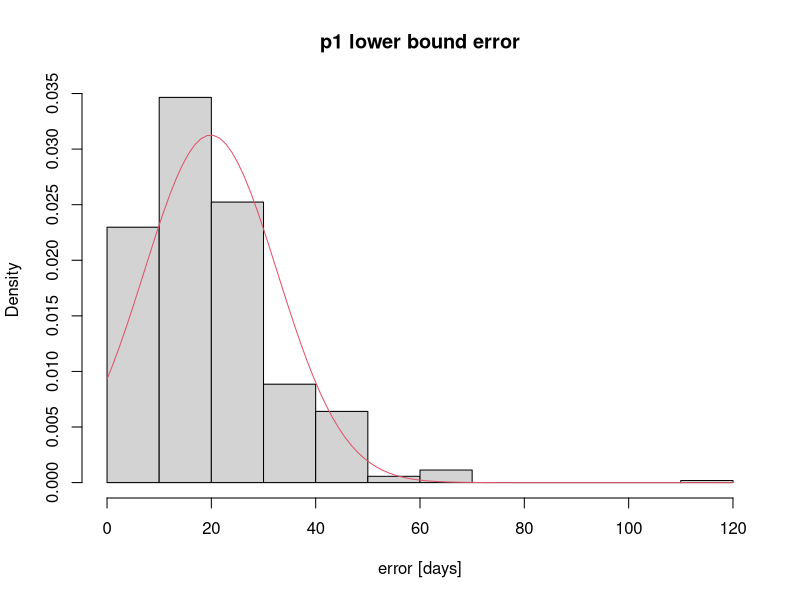
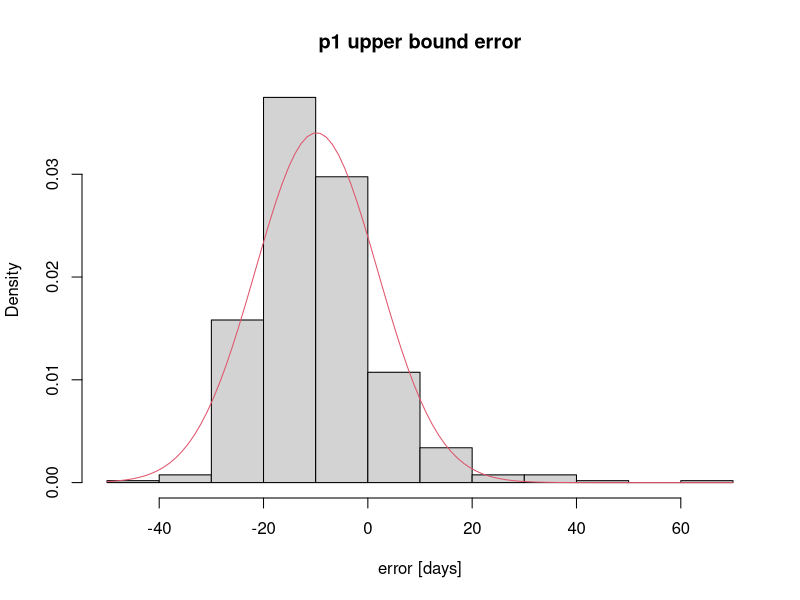
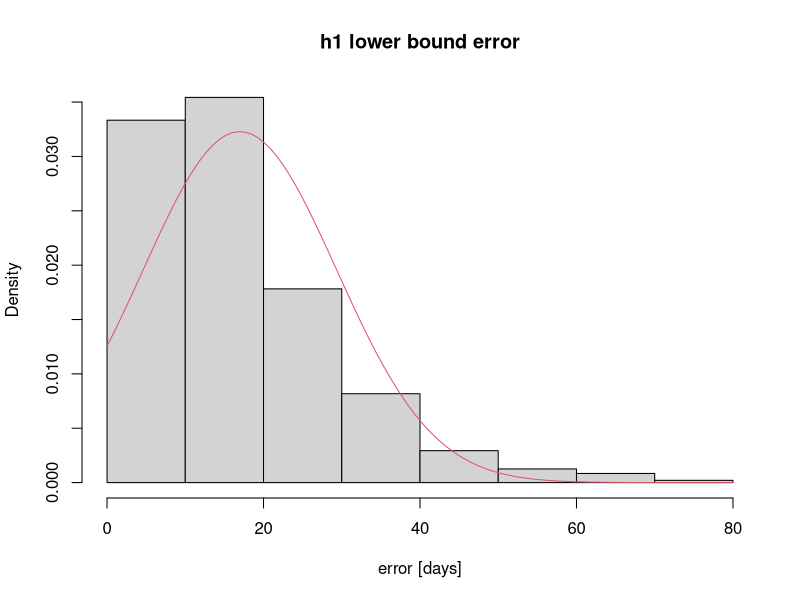
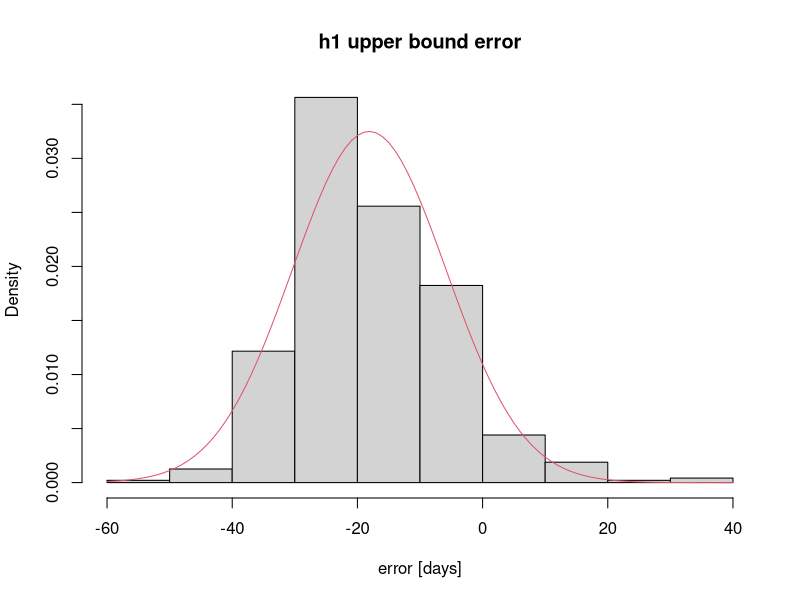
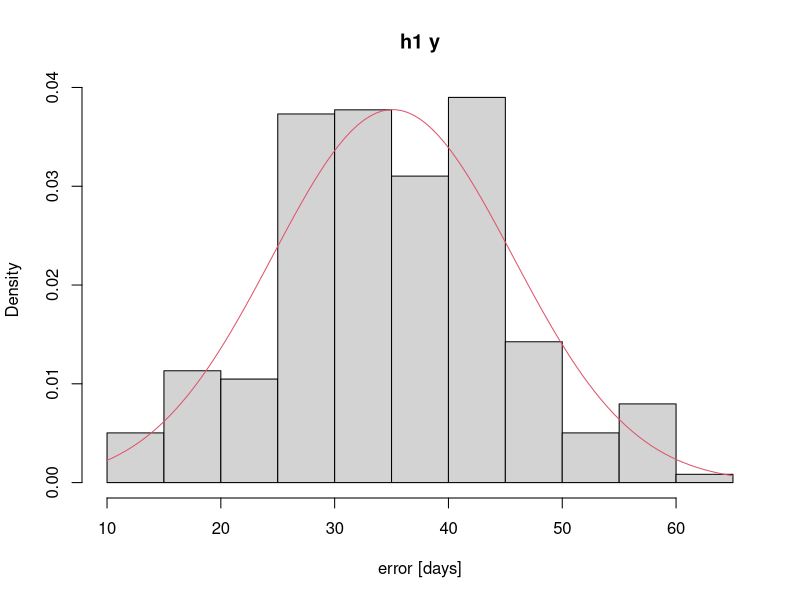
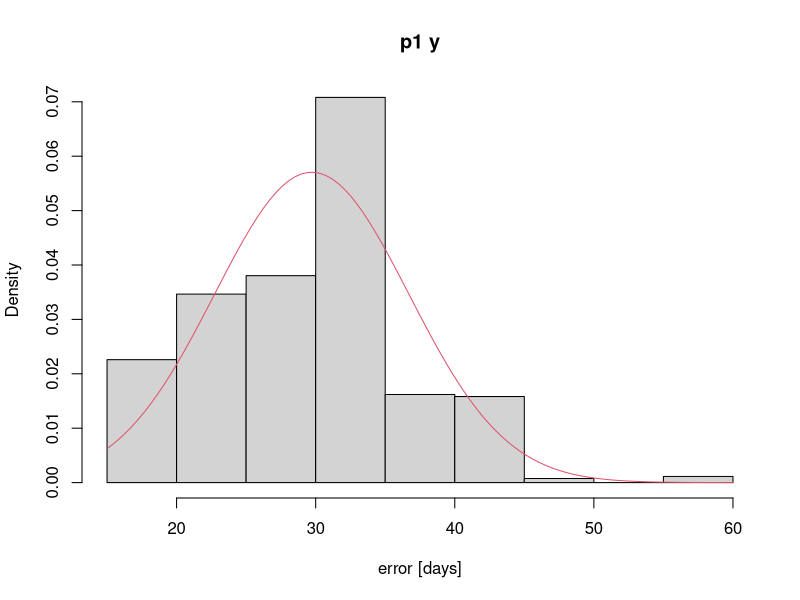
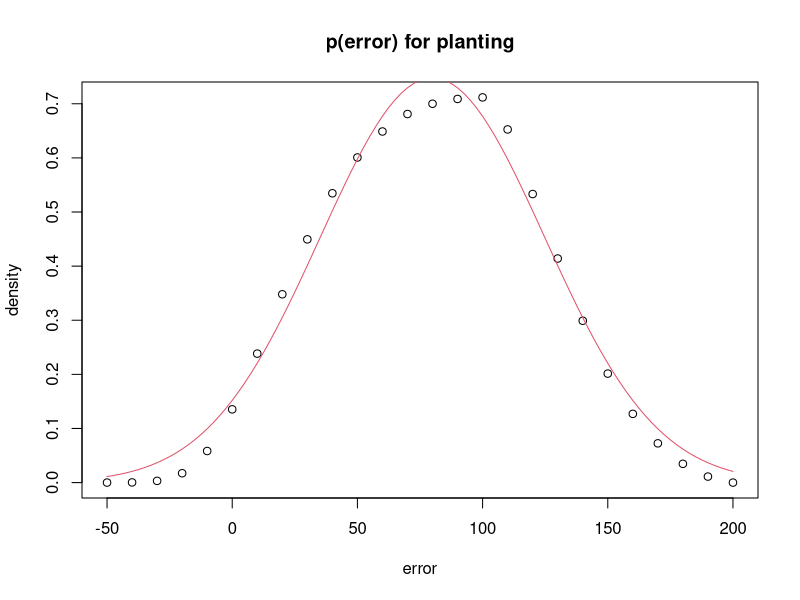
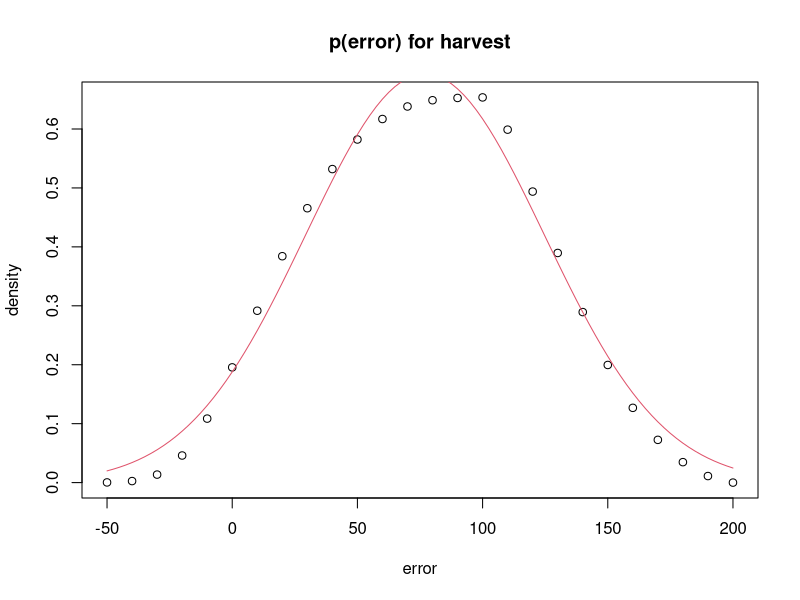

These figures' R source, in order:
## ---- chunk 1

library(MASS)

p1_errors <- read.csv('p1_error_toBootstrap.csv')
h1_errors <- read.csv('h1_error_toBootstrap.csv')

p1_y <- p1_errors$p1_lowerBoundError - p1_errors$p1_upperBoundError
h1_y <- h1_errors$h1_lowerBoundError - h1_errors$h1_upperBoundError

# fit to normal distribution and plot
fit_p1_lowerBound <- fitdistr(p1_errors$p1_lowerBoundError, "normal")
para_p1_lowerBound <- fit_p1_lowerBound$estimate
hist(p1_errors$p1_lowerBoundError, prob = TRUE, main = "p1 lower bound error", xlab = 'error [days]')
curve(dnorm(x, para_p1_lowerBound[1], para_p1_lowerBound[2]), col = 2, add = TRUE)

fit_p1_upperBound <- fitdistr(p1_errors$p1_upperBoundError, "normal")
para_p1_upperBound <- fit_p1_upperBound$estimate
hist(p1_errors$p1_upperBoundError, prob = TRUE, main = "p1 upper bound error", xlab = 'error [days]')
curve(dnorm(x, para_p1_upperBound[1], para_p1_upperBound[2]), col = 2, add = TRUE)

fit_h1_lowerBound <- fitdistr(h1_errors$h1_lowerBoundError, "normal")
para_h1_lowerBound <- fit_h1_lowerBound$estimate
hist(h1_errors$h1_lowerBoundError, prob = TRUE, main = "h1 lower bound error", xlab = 'error [days]')
curve(dnorm(x, para_h1_lowerBound[1], para_h1_lowerBound[2]), col = 2, add = TRUE)

fit_h1_upperBound <- fitdistr(h1_errors$h1_upperBoundError, "normal")
para_h1_upperBound <- fit_h1_upperBound$estimate
hist(h1_errors$h1_upperBoundError, prob = TRUE, main = "h1 upper bound error", xlab = 'error [days]')
curve(dnorm(x, para_h1_upperBound[1], para_h1_upperBound[2]), col = 2, add = TRUE)

fit_h1_y <- fitdistr(h1_y, "normal")
para_h1_y <- fit_h1_y$estimate
hist(h1_y, prob = TRUE, main = "h1 y", xlab = 'error [days]')
curve(dnorm(x, para_h1_y[1], para_h1_y[2]), col = 2, add = TRUE)

fit_p1_y <- fitdistr(p1_y, "normal")
para_p1_y <- fit_p1_y$estimate
hist(p1_y, prob = TRUE, main = "p1 y", xlab = 'error [days]')
curve(dnorm(x, para_p1_y[1], para_p1_y[2]), col = 2, add = TRUE)

## ---- chunk 2
library(fBasics) # for Heaviside fcn
library(dplyr)

# vectors of a and y over which to integrate, and vector of x over which to calculate p(x)
as <- seq(-100, 100, 10)
bs <- seq(-100, 100, 10)
ys <- seq(0.1, 100, 10)
xs <- seq(-50, 200, 10)

# given value of a (upper bound), find p(a)
p_a <- function(a, plant_or_harv) {
  
  if (plant_or_harv == 'plant') {
    fitted_mean <- para_p1_upperBound[1]
    fitted_sd <- para_p1_upperBound[2]
  }
  
  else if (plant_or_harv == 'harvest') {
    fitted_mean <- para_h1_upperBound[1]
    fitted_sd <- para_h1_upperBound[2]
  }
  return(pnorm(a, mean = fitted_mean, sd = fitted_sd))
}

# given value of b (lower bound), find p(b)
p_b <- function(b, plant_or_harv) {
  
  if (plant_or_harv == 'plant') {
    fitted_mean <- para_p1_lowerBound[1]
    fitted_sd <- para_p1_lowerBound[2]
  }
  
  else if (plant_or_harv == 'harvest') {
    fitted_mean <- para_h1_lowerBound[1]
    fitted_sd <- para_h1_lowerBound[2]
  }
  return(pnorm(b, mean = fitted_mean, sd = fitted_sd))
}

# given value of y (b - a or lower bound - upper bound), find p(y)
p_y <- function(y, plant_or_harv) {
  
  if (plant_or_harv == 'plant') {
    fitted_mean <- para_p1_y[1]
    fitted_sd <- para_p1_y[2]
  }
  
  else if (plant_or_harv == 'harvest') {
    fitted_mean <- para_h1_y[1]
    fitted_sd <- para_h1_y[2]
  }
  return(pnorm(y, mean = fitted_mean, sd = fitted_sd))
}

# given value of x, return the value of the double integral
calc_integral <- function(x, plant_or_harv, as, ys) {
  
  # initialize matrix to hold the argument of the integrals
  num_as <- length(as)
  num_ys <- length(ys)
  result_matrix <- matrix(nrow = num_as, ncol = num_ys)
  
  for (a_index in 1:num_as) {
    for (y_index in 1:num_ys) {
      
      a <- as[a_index]
      y <- ys[y_index]
      
      prob_a <- p_a(a, plant_or_harv)
      prob_y <- p_y(y, plant_or_harv)
      
      H_a <- Heaviside(x, a = a)
      H_b <- Heaviside(x, a = (y + a))
      result <- prob_a*prob_y*(H_a - H_b)/y
      
      result_matrix[a_index, y_index] <- result
      
    }
  }
  
  return(sum(result_matrix))
}

# given value of x, return the value of the double integral. DOESN'T GIVE A RESULT THAT'S FITTABLE WITH NLS()
calc_integral_2 <- function(x, plant_or_harv, as, bs) {
  
  # initialize matrix to hold the argument of the integrals
  num_as <- length(as)
  num_bs <- length(bs)
  result_matrix <- matrix(nrow = num_as, ncol = num_bs)
  
  for (a_index in 1:num_as) {
    for (b_index in 1:num_bs) {
      
      a <- as[a_index]
      b <- bs[b_index]
      
      prob_a <- p_a(a, plant_or_harv)
      prob_b <- p_b(b, plant_or_harv)
      
      H_a <- Heaviside(x, a = a)
      H_b <- Heaviside(x, a = b)
      result <- prob_a*prob_b*(H_a - H_b)/(b - a)
      
      result_matrix[a_index, b_index] <- result
      
    }
  }
  
  return(sum(result_matrix))
}

# calculate p(x) - use either calc_integral or calc_integral_2
#prob_x_plant <- sapply(xs, calc_integral_2, plant_or_harv = 'plant', as = as, bs = bs)
#prob_x_harv <- sapply(xs, calc_integral_2, plant_or_harv = 'harvest', as = as, bs = bs)

prob_x_plant <- sapply(xs, calc_integral, plant_or_harv = 'plant', as = as, ys = ys)
prob_x_harv <- sapply(xs, calc_integral, plant_or_harv = 'harvest', as = as, ys = ys)


# fit p(x) to its own distribution (mean and sd) using nls()


plant_error_data <- data.frame(error=xs, density=prob_x_plant)
res <- nls( density ~ k*exp(-1/2*(error-mu)^2/sigma^2), start=c(mu=60,sigma=30,k=1) , data = plant_error_data,  control = nls.control(maxiter = 500))
plant_error_params <- summary(res)$parameters[,"Estimate"]
plant_error_mean <- plant_error_params[1]
plant_error_sd <- plant_error_params[2]
plant_error_scale <- plant_error_params[3]
plot(xs, prob_x_plant, main = 'p(error) for planting', xlab = 'error', ylab = 'density')
plot(function(x) plant_error_scale*exp(-1/2*(x-plant_error_mean)^2/plant_error_sd^2),col=2,add=T,xlim=range(plant_error_data$error))



harvest_error_data <- data.frame(error=xs, density=prob_x_harv)
res <- nls( density ~ k*exp(-1/2*(error-mu)^2/sigma^2), start=c(mu=60,sigma=30,k=1) , data = harvest_error_data,  control = nls.control(maxiter = 500))
harvest_error_params <- summary(res)$parameters[,"Estimate"]
harvest_error_mean <- harvest_error_params[1]
harvest_error_sd <- harvest_error_params[2]
harvest_error_scale <- harvest_error_params[3]
plot(xs, prob_x_harv, main = 'p(error) for harvest', xlab = 'error', ylab = 'density')
plot(function(x) harvest_error_scale*exp(-1/2*(x-harvest_error_mean)^2/harvest_error_sd^2),col=2,add=T,xlim=range(plant_error_data$error))

print(c('plant error mean', plant_error_mean))
print(c('plant error sd', plant_error_sd))

print(c('harvest error mean', harvest_error_mean))
print(c('harvest error sd', harvest_error_sd))

## ---- chunk 3

# set up 50km x 50km cells, initialize with 10,000 'pixels'

prop_agri = 0.09 # proportion of the cell that is agriculture. in 2004, it was 0.07; in 2014, it was 0.11. calculated by GEE file LandCover/MapbiomasAgriCover

prop_SC = 15410/(15410 + 71581 + 3636) # proportion of training pts that are SC in 2007
prop_DC = 71581/(15410 + 71581 + 3636) # proportion of training pts that are DC in 2007
prop_nonsoy = 3636/(15410 + 71581 + 3636) # proportion of training pts that are nonsoy in 2007

total_pixels = 50000*50000/(500*500) # total number of 500m pixels in 50km cell

# calculate the number of each 
agri_pixels = total_pixels*prop_agri
SC_pixels = round(total_pixels*prop_agri*prop_SC)
DC_pixels = round(total_pixels*prop_agri*prop_DC)
nonsoy_pixels = round(total_pixels*prop_agri*prop_nonsoy)

# actual case (this is 'known' based on the ladn cover dataset)
actual_case = c(rep(0, SC_pixels), rep(1, DC_pixels), rep(2, nonsoy_pixels))

# generate a classified case

# start by calculating the indices of the falsely classified pixels, this can be used to index actual_case
wrong_SC <- sample(1:SC_pixels, 0.41*SC_pixels, replace=F)
wrong_DC <- sample((SC_pixels+1):(SC_pixels + DC_pixels), 0.14*DC_pixels, replace=F)
wrong_nonsoy <- sample((SC_pixels+DC_pixels+1):length(actual_case), 0.34*nonsoy_pixels, replace=F)

# calculate proportion of wrongly calculated pixels that are 'actually' which class
frac_wrong_SC_actual_DC = 301/(301+9)
frac_wrong_DC_actual_SC = 548/(548 + 128)
frac_wrong_nonsoy_actual_SC = 3/(3 + 53)

# of the falsely classified pixels, calculate the indices of the 'actual' classes
wrong_SC_actual_DC = sample(wrong_SC, frac_wrong_SC_actual_DC*length(wrong_SC), replace=F)
wrong_SC_actual_nonsoy = unique(wrong_SC[! wrong_SC %in%  wrong_SC_actual_DC])
wrong_DC_actual_SC = sample(wrong_DC, frac_wrong_DC_actual_SC*length(wrong_DC), replace = F)
wrong_DC_actual_nonsoy = unique(wrong_DC[! wrong_DC %in%  wrong_DC_actual_SC])
wrong_nonsoy_actual_SC = sample(wrong_nonsoy, frac_wrong_nonsoy_actual_SC*length(wrong_nonsoy), replace = F)
wrong_nonsoy_actual_DC = unique(wrong_nonsoy[! wrong_nonsoy %in%  wrong_nonsoy_actual_SC])

# for above, generate Two nested random choices: randomly choose the pixels whose land cover is 'falsely classified'; proportion is 100 - 59 % for SC (301/total wrongly predicted SC pts become DC; 9/total wrongly predicted SC pts become nonsoy agri); 100 - 86 % of DC must change (548/total wrongly predicted DC pts becomes SC, 128/total wrongly predicted DC pts becomes nonsoy agri); 100 - 66% of nonsoy agri must change (3/total wrongly predicted nonsoy pts becomes SC; 53/total wrongly predicted nonsoy pts becomes DC). total DC pts comes from confusion matrix.

# create one 'predicted/erroneous' set of pixels
classified_case <- actual_case # start with classified case = actual case, then replace the erroneous pixels


classified_case[wrong_SC_actual_DC] <- 1
classified_case[wrong_SC_actual_nonsoy] <- 2
classified_case[wrong_DC_actual_SC] <- 0
classified_case[wrong_DC_actual_nonsoy] <- 2
classified_case[wrong_nonsoy_actual_SC] <- 0
classified_case[wrong_nonsoy_actual_DC] <- 1


## ---- chunk 4


set.seed(124)

# given a land cover and plant/harvest, randomly generate planting and harvest pixel-level errors and take the median to simulate the error at 50km scale
calc_median_date <- function(agri_pixels, land_cover, plant_or_harv) {
  if (plant_or_harv == 'plant') {
    error_mean <- plant_error_mean
    error_sd <- plant_error_sd
  }
  
  else if (plant_or_harv == 'harvest') {
    error_mean <- harvest_error_mean
    error_sd <- harvest_error_sd
  }
  
  pixel_errors <- rnorm(agri_pixels, error_mean, error_sd)
  SC_median_error <- pixel_errors[land_cover == 0] %>% median
  DC_median_error <- pixel_errors[land_cover == 1] %>% median
  soy_median_error <- pixel_errors[land_cover <= 1] %>% median
  
  median_errors <- c(SC_median_error, DC_median_error, soy_median_error)
  names(median_errors) <- c('SC', 'DC', 'soy')
  
  return(median_errors)
}

# given the number of sims to do, calculate median timing for actual and classified land covers

calc_land_cover_error <- function(nsims, agri_pixels, actual_case, classified_case, plant_or_harv) {
  SC_diffs <- numeric(nsims)
  DC_diffs <- numeric(nsims)
  soy_diffs <- numeric(nsims)
  
  for (sim in 1:nsims) {
    actual_medians <- calc_median_date(agri_pixels, actual_case, plant_or_harv)
    classified_medians <- calc_median_date(agri_pixels, actual_case, plant_or_harv)
    
    SC_diffs[sim] <- actual_medians['SC'] - classified_medians['SC']
    DC_diffs[sim] <- actual_medians['DC'] - classified_medians['DC']
    soy_diffs[sim] <- actual_medians['soy'] - classified_medians['soy']
  }
  
  diffs <- data.frame(SC = SC_diffs, DC = DC_diffs, soy = soy_diffs)
  
  return(diffs)
}

# calculate difference in median dates between the two cases
harvest_lc_error <- calc_land_cover_error(500, agri_pixels, actual_case, classified_case, 'harvest')
plant_lc_error <- calc_land_cover_error(500, agri_pixels, actual_case, classified_case, 'plant')

hist(plant_lc_error$SC, main = 'SC plant lc error')
hist(plant_lc_error$DC, main = 'DC plant lc error')
hist(plant_lc_error$soy, main = 'soy plant lc error')

hist(harvest_lc_error$SC, main = 'SC harvest lc error')
hist(harvest_lc_error$DC, main = 'DC harvest lc error')
hist(harvest_lc_error$soy, main = 'soy harvest lc error')
